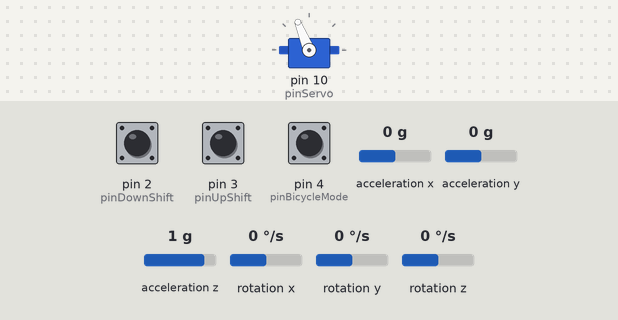
This sketch was run on a simulated Arduino Uno, built with avr-gcc and run on an emulated ATmega328P. On the bench: servo. Inputs (shaded band) come from the test bench; at power-on: acceleration y 0 g, pin 4 (pinBicycleMode) HIGH, pin 2 (pinDownShift) HIGH, pin 3 (pinUpShift) HIGH, acceleration x 0 g, acceleration z 1 g, rotation x 0 °/s, rotation y 0 °/s, rotation z 0 °/s. What the sketch prints to the serial monitor is not drawn.

Above: at 4.6 s.
4.7 s: acceleration y set to 0.8 g
7.7 s: acceleration y set to -1.4 g
At 7.9 s:
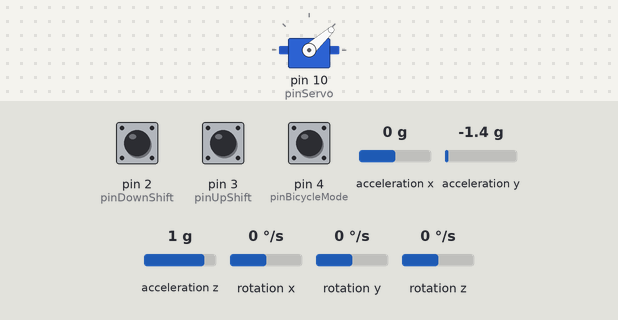
10.7 s: pin 4 (pinBicycleMode) pulled LOW for 0.15 s
At 11.13 s:
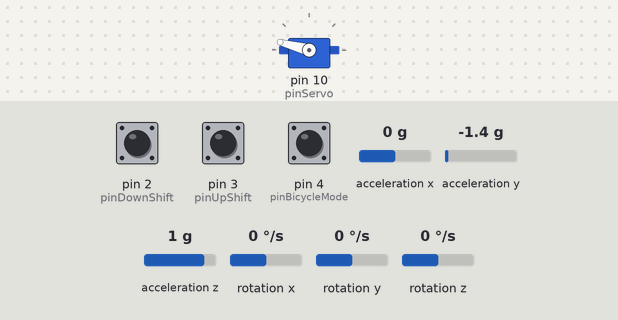
13.7 s: pin 4 (pinBicycleMode) pulled LOW for 1 s
At 14.2 s:
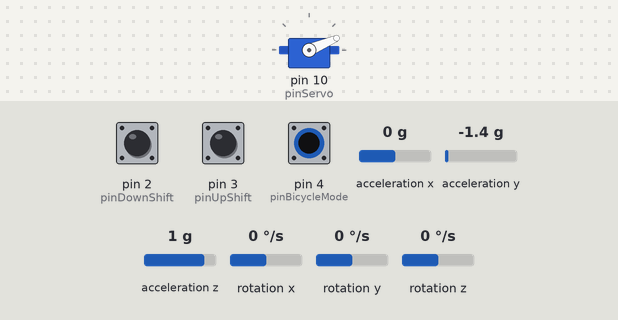
16.2 s: pin 4 (pinBicycleMode) pulled LOW for 3.2 s
At 19.6 s:
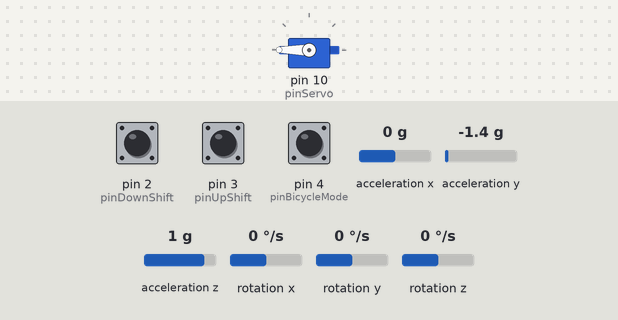
Timing chart, 0 to 21.1 s (numbered marks = the images above; inputs shaded):
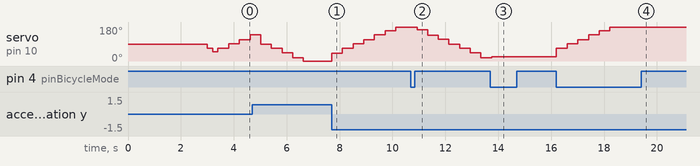

The sketch:

MainProgram.ino
```cpp
// #include"PinDefinition.ino"
#include <MPU6050_light.h>
#include <Wire.h>
#include <time.h>
#include <Servo.h>

#define AUTOMATIC_GRADIENT 0x0
#define AUTOMATIC_SPEED 0X1
#define MANUAL 0x2

#define KILO_HERTZ_TO_RPM 60000

#define pinBicycleMode 4
#define hallEffectSensor 7
// #define pinBypass 2
#define pinDownShift 2
#define pinUpShift 3
#define pinServo 10

#define NONE 0x0
#define UP 0x1
#define DOWN 0x2

const int gears[] = { 500, 780, 1050, 1290, 1500, 1780, 2000, 2300, 2600 };
const int correctAmount = 200;
const int startingGear = 2;
const int maxGear = 9;

int frequencyTarget = 60;     // recommended: between 50 (really slow cadence) and 90 (experienced cyclist of the sporty type)
int toleranceHigherGear = 5;  // tolerance to move to smaller sprocket // recommended: between 2 and 10
int toleranceLowerGear = 6;   // tolerance to move to larger sprocket // recommended: between 4 and 10
int changeDelayHeavy = 2000;  // recommended between 2500 and 5000
int changeDelayLight = 4700;  // recommended between 2500 and 5000
// int naxTurns = 5;             // recommended between 1 and 8
int currentGear = 0;
int action = NONE;
int pos = 0;

int mode = AUTOMATIC_GRADIENT;

bool gearChanging = false;
bool previousButtonMode = false;
bool previousUpShiftButton = false;
bool previousDownShiftButton = false;
// bool buttonMode = false;
bool senseModeChanges = false;
bool correctingGear = false;
bool senseUpShiftButtonChanges = false;
bool senseDownShiftButtonChanges = false;

const unsigned long debounceInterval = 250;
const unsigned long gearChangeInterval = 200;
const unsigned long correctingGearInterval = 200;
// const unsigned long gradientReadingInterval = 10;
unsigned long timeModeChanges = 0;
unsigned long timeHallEffectReadingBefore = 0;
unsigned long timeGearChanged = 0;
unsigned long timeCorrectingGear = 0;
unsigned long timeUpDownShiftButton = 0;

float gradient = 0.0f;
float pedalSpeed = 0.0f;

// gyroscope
MPU6050 mpu(Wire);

Servo servo;

void hallEffectReading();
void resetSprocket();

void setup() {
  Serial.begin(115200);
  servo.attach(pinServo);
  pinMode(pinBicycleMode, INPUT_PULLUP);
  pinMode(hallEffectSensor, INPUT_PULLUP);
  // pinMode(pinBypass, INPUT_PULLUP);
  pinMode(pinUpShift, INPUT_PULLUP);
  pinMode(pinDownShift, INPUT_PULLUP);
  attachInterrupt(hallEffectSensor, hallEffectReading, FALLING);
  // attachInterrupt(pinBicycleMode, bicycleModeChanging, FALLING)
  Wire.begin();
  mpu.begin();
  Serial.println(F("Calculating gyro offset, do not move MPU6050"));
  mpu.calcGyroOffsets();  // This does the calibration
  resetSprocket();
}

void loop() {
  checkMode();
  bicycle();
  changeGear();
}

void checkMode() {
  bool buttonMode = digitalRead(pinBicycleMode);

  // if there is changes in bicycle mode
  if (!senseModeChanges) {
    if (buttonMode == LOW && buttonMode != previousButtonMode) {
      if (mode == AUTOMATIC_GRADIENT) mode = AUTOMATIC_SPEED;
      else if (mode == AUTOMATIC_SPEED) mode = MANUAL;
      else if (mode == MANUAL) mode = AUTOMATIC_GRADIENT;
      senseModeChanges = true;
      timeModeChanges = millis();
    }
  }
  // the mode in the next 250ms cant be changed to prevent bouncing, since before there is a change in bicycle mode
  else {
    if (millis() - timeModeChanges > debounceInterval) {
      senseModeChanges = false;
    }
  }
  previousButtonMode = buttonMode;
}

void bicycle() {
  // if the gear is not changing
  if (!gearChanging) {
    if (mode == AUTOMATIC_GRADIENT) {
      automaticGradient();
    } else if (mode == AUTOMATIC_SPEED) {
      automaticSpeed();
    } else if (mode == MANUAL) {
      manual();
    }
  }
}

void automaticGradient() {
  mpu.update();
  float gradient = mpu.getAngleX();
  int targetGearByGradient = getGearByGradient((int)gradient);
  int differenceGear = currentGear - targetGearByGradient;
  if (differenceGear > 1) action = DOWN;
  else if (differenceGear < -1) action = UP;
  else if (differenceGear == 0) action = NONE;
}

int getGearByGradient(int flooredGradient) {
  return 9 - flooredGradient;
}

void automaticSpeed() {
  if (pedalSpeed > frequencyTarget + toleranceHigherGear) action = UP;
  else if (pedalSpeed < frequencyTarget - toleranceLowerGear) action = DOWN;
  else action = NONE;
}

void manual() {
  // normal state is HIGH
  bool buttonUpShift = digitalRead(pinUpShift);
  bool buttonDownShift = digitalRead(pinDownShift);
  if (!senseDownShiftButtonChanges&&!senseUpShiftButtonChanges) {
    if (buttonUpShift == LOW && buttonUpShift != previousUpShiftButton) {
      senseUpShiftButtonChanges = true;
      timeUpDownShiftButton = millis();
    }
    else if(buttonDownShift == LOW && buttonDownShift != previousDownShiftButton){
      senseDownShiftButtonChanges = true;
      timeUpDownShiftButton = millis();
    }
  }
  // the upshift and downshift in the next 250ms cant be interrupted to prevent bouncing
  else {
    if (millis() - timeUpDownShiftButton > debounceInterval) {
      senseDownShiftButtonChanges = false;
      senseUpShiftButtonChanges = false;
    }
  }
  previousDownShiftButton = buttonDownShift;
  previousUpShiftButton = buttonUpShift;
}

void changeGear() {
  // there is a changes in gear before hence check if the delay time has exceeded
  if (gearChanging) {
    if (!correctingGear) {
      if (millis() - timeGearChanged > gearChangeInterval) {
        timeCorrectingGear = millis();
        correctingGear = true;
      }
    }
    // the gear is not being corrected
    else {
      if (millis() - timeCorrectingGear > correctingGearInterval) {
        servo.writeMicroseconds(pos);
        gearChanging = false;
        correctingGear = false;
        action = NONE;
      }
    }
  }
  // there are no changes in gears before or the delay changes in gears has exceeded, therefore allow changes in gear again

  else {
    if (action == UP) {
      // if the currect gear is 9 or more, then do nothing
      if (currentGear < maxGear) {
        currentGear++;
        // remember that array starts from 0 and gears start from 1, hence to call the position pwm from specified gear, it should subtracted by 1
        pos = gears[currentGear - 1];
        int extendedPos = pos + correctAmount;
        servo.writeMicroseconds(extendedPos);
        timeGearChanged = millis();
        gearChanging = true;
      }
    } else if (action == DOWN) {
      // if the currect gear is 1 or less, then do nothing
      if (currentGear > 1) {
        currentGear--;
        pos = gears[currentGear - 1];
        int extendedPos = pos - correctAmount / 4;
        servo.writeMicroseconds(extendedPos);
        timeGearChanged = millis();
        gearChanging = true;
      }
    } else if (action == NONE) {
      //do nothing
    }
  }
}

void resetSprocket() {
  pos = gears[startingGear];
  // the position should extended to ensure the chain fits to the gear
  int extendedPos = pos + correctAmount;
  servo.writeMicroseconds(extendedPos);
  delay(200);
  servo.writeMicroseconds(pos);
  delay(200);
  currentGear = startingGear;
}

// this function will be called when the there is a falling changes in hall effect sensor
void hallEffectReading() {
  unsigned long timeHallEffectReadingNow = millis();
  unsigned long intervalTwoHallEffectReading = timeHallEffectReadingNow - timeHallEffectReadingBefore;
  pedalSpeed = (1.0 / intervalTwoHallEffectReading) * KILO_HERTZ_TO_RPM;
  timeHallEffectReadingBefore = timeHallEffectReadingNow;
}
```

Measured:
- after the input at 7.7 s, servo on pin 10 (pinServo): moves from 0° to 180° over 2.4 s, starting at once
- after the input at 10.7 s, servo on pin 10 (pinServo): moves from 180° to 18° over 2.4 s, starting after 0.23 s
- after the input at 13.7 s, servo on pin 10 (pinServo): 18° → 23° after 0.05 s
- after the input at 16.2 s, servo on pin 10 (pinServo): moves from 23° to 180° over 2.0 s, starting at once
